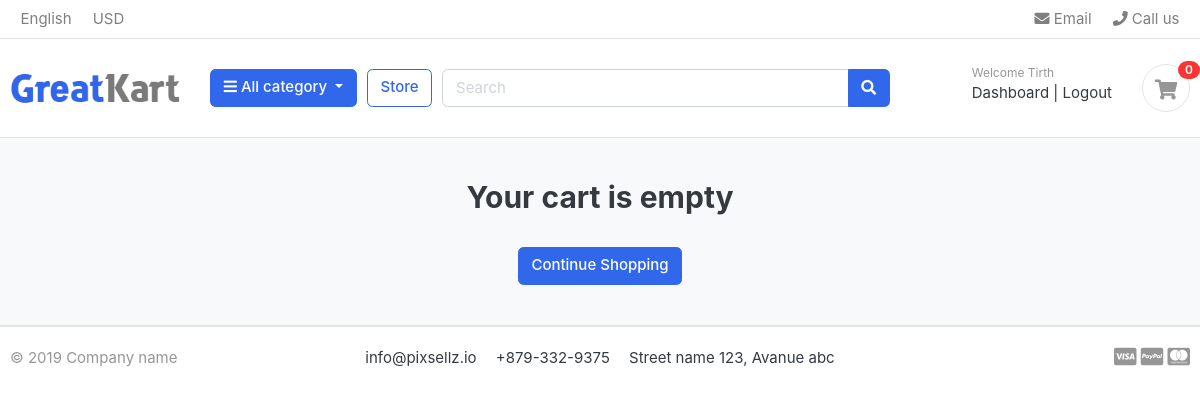
Before: /cart/ (signed in) with the older database file.
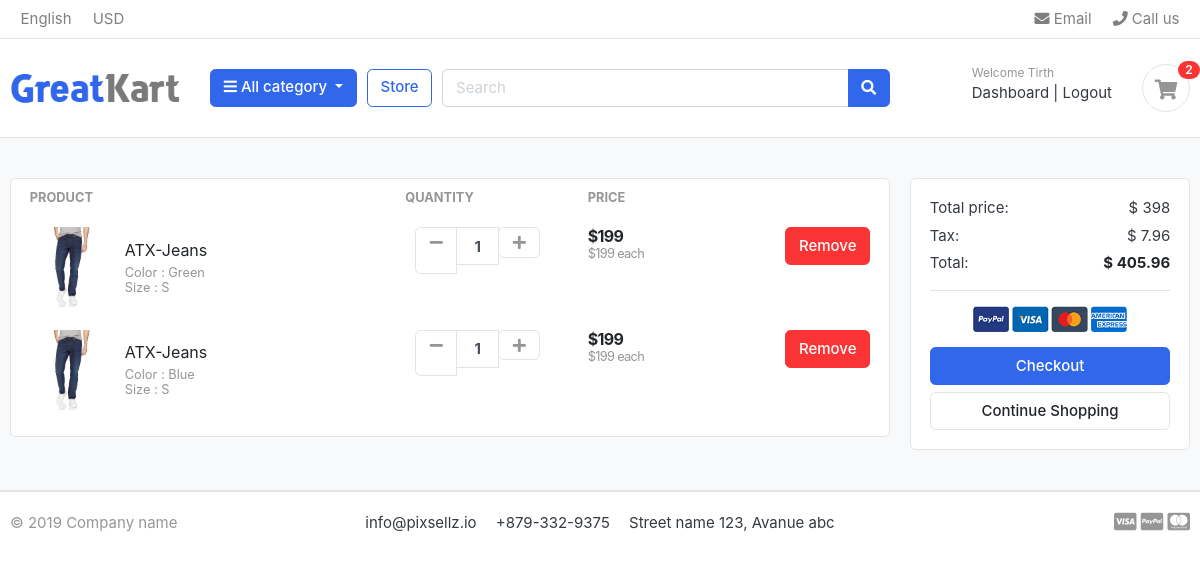
After: the same page with the newer database file.
### accounts/models.py (models this page shows, shortened)
class Account(AbstractUser):
    first_name    = models.CharField(max_length=50, blank=True)
    last_name     = models.CharField(max_length=50, blank=True)
    username      = models.CharField(max_length=50, unique=True)
    email         = models.EmailField(max_length=100, unique=True)
    phone_number  = models.CharField(max_length=50, blank=True)
    date_joined   = models.DateTimeField(auto_now_add=True)
    last_login    = models.DateTimeField(auto_now=True)
    is_admin      = models.BooleanField(default=False)
    is_staff      = models.BooleanField(default=False)
    is_active     = models.BooleanField(default=False)
    is_superadmin = models.BooleanField(default=False)
    USERNAME_FIELD = 'email'
    REQUIRED_FIELDS = ['username' , 'first_name', 'last_name']
    objects = MyAccountManager()
    class Meta:
        verbose_name = 'Account'

### carts/models.py (models this page shows, shortened)
class CartItem(models.Model):
    user = models.ForeignKey(Account, on_delete=models.CASCADE, null=True)  # Link to User model
    product = models.ForeignKey(Product, on_delete=models.CASCADE)
    variations = models.ManyToManyField(Variation, blank=True)  # to store variations of the product
    cart = models.ForeignKey(Cart, on_delete=models.CASCADE, null=True)
    quantity = models.IntegerField()
    is_active = models.BooleanField(default=True)
    def sub_total(self):
        return self.product.price * self.quantity

### store/models.py (models this page shows, shortened)
class Product(models.Model):
    product_name         = models.CharField(max_length=200, unique=True)
    slug         = models.SlugField(max_length=200, unique=True)
    description          = models.TextField(max_length=500, blank=True)
    price                = models.IntegerField()
    images               = models.ImageField(upload_to='photos/products')
    stock                = models.IntegerField()
    is_available         = models.BooleanField(default=True)
    category             = models.ForeignKey('category.Category', on_delete=models.CASCADE)
    created_date         = models.DateTimeField(auto_now_add=True)
    modified_date        = models.DateTimeField(auto_now=True)
    def get_url(self):
        return reverse('product_detail', args=[self.category.slug, self.slug])

class Variation(models.Model):
    product = models.ForeignKey(Product, on_delete=models.CASCADE)
    variation_category = models.CharField(max_length=100, choices=variation_category_choices)
    variation_value = models.CharField(max_length=100)
    is_active = models.BooleanField(default=True)
    created_date = models.DateTimeField(auto_now_add=True)
    objects = VariationManager()

### carts/views.py (the view)
# urls.py: path('',views.cart, name='cart'),
def cart(request, total=0, quantity=0, cart_items=None):
    try:
        tax = 0
        grand_total = 0
        if request.user.is_authenticated:
            cart_items = CartItem.objects.filter(user=request.user, is_active=True)
        else:
            cart = Cart.objects.get(cart_id=_cart_id(request))
            cart_items = CartItem.objects.filter(cart=cart, is_active=True)
        for cart_item in cart_items:
            total += (cart_item.product.price * cart_item.quantity)
            quantity += cart_item.quantity
        tax = (2 * total)/100
        grand_total = total + tax
    except ObjectDoesNotExist:
        pass #just ignore
    context = {
        'total': total,
        'quantity': quantity,
        'cart_items': cart_items,
        'tax'       : tax,
        'grand_total': grand_total,
    }
    return render(request, 'store/cart.html', context)

### templates/store/cart.html (shortened to what this page needs)
{% extends 'base.html' %}
{% load static %}
{% block content %}
<section class="section-content padding-y bg">
    <div class="container">
    {% if not cart_items %}
    <h2 class="text-center">Your cart is empty</h2>
    <br>
    <div class="text-center">
        <a href="{% url 'store' %}" class="btn btn-primary">Continue Shopping</a>
    </div>
    {% else %}
        <div class="row">
            <aside class="col-lg-9">
                <div class="card">
                    <table class="table table-borderless table-shopping-cart">
                        <thead class="text-muted">
                            <tr class="small text-uppercase">
                                <th scope="col">Product</th>
                                <th scope="col" width="120">Quantity</th>
                                <th scope="col" width="120">Price</th>
                                <th scope="col" class="text-right" width="200"> </th>
                            </tr>
                        </thead>
                        <tbody>
                            {% for item in cart_items %}
                            <tr>
                                <td>
                                    <figure class="itemside align-items-center">
                                        <div class="aside"><img src="{{ item.product.images.url }}" class="img-sm">
                                        </div>
                                        <figcaption class="info">
                                            <a href="{{ item.product.get_url }}" class="title text-dark">{{ item.product.product_name }}</a>
                                         <p class="text-muted small">
                                            {% if item.variations.all %}
                                                {% for variation in item.variations.all %}
                                                   {{ variation.variation_category | capfirst }} : {{ variation.variation_value | capfirst }} <br>
                                                {% endfor %}
                                            {% endif %}
                                        </p>
                                        </figcaption>
                                    </figure>
                                </td>
                                <td>
                                    <div class="col">
                                        <div class="input-group input-spinner">
                                            <div class="input-group-prepend">
                                                <a href="{% url 'remove_cart' item.product.id item.id %}" class="btn btn-light" type="button" id="button-plus"> <i
                                                        class="fa fa-minus"></i>
                                                </a>
                                            </div>
                                            <input type="text" class="form-control" value="{{item.quantity}}"
                                                id="input-spinner">
                                            <div class="input-group-append">
                                                <form action="{% url 'add_cart' item.product.id %}" method="post">
                                                    <button type="submit" class="btn btn-light" id="button-minus">
                                                        <i class="fa fa-plus"></i>
                                                    </button>
                                                </form>
                                            </div>
                                        </div>
                                    </div>
                                </td>
                                <td>
                                    <div class="price-wrap">
                                        <var class="price">${{ item.sub_total }}</var>
                                        <small class="text-muted">${{ item.product.price }} each</small>
                                    </div>
                                </td>
                                <td class="text-right">
                                    <a href="{% url 'remove_cart_item' item.product.id item.id %}" onclick="return confirm('Are you sure you want to remove this item?');" class="btn btn-danger"> Remove</a>
                                </td>
                            </tr>
                            {% endfor %}
                        </tbody>
                    </table>
                </div>
            </aside>
            <aside class="col-lg-3">
                <div class="card">
                    <div class="card-body">
                        <dl class="dlist-align">
                            <dt>Total price:</dt>
                            <dd class="text-right">$ {{ total }}</dd>
                        </dl>
                        <dl class="dlist-align">
                            <dt>Tax:</dt>
                            <dd class="text-right"> $ {{ tax }}</dd>
                        </dl>
                        <dl class="dlist-align">
                            <dt>Total:</dt>
                            <dd class="text-right text-dark b"><strong>$ {{ grand_total }}</strong></dd>
                        </dl>
                        <hr>
                        <p class="text-center mb-3">
                            <img src="{% static 'images/misc/payments.png' %}" height="26">
                        </p>
                        <a href="{% url 'checkout' %}" class="btn btn-primary btn-block"> Checkout </a>
                        <a href="{% url 'store' %}" class="btn btn-light btn-block">Continue Shopping</a>
                    </div>
                </div>
            </aside>
        </div>
    {% endif %}
    </div>
</section>
{% endblock %}

### templates/base.html (shortened to what this page needs)
{% load static %}
<html lang="en">
<head>
    <link href="{% static 'css/bootstrap.css' %}" rel="stylesheet" type="text/css" />
    <link href="{% static 'fonts/fontawesome/css/all.min.css' %}" type="text/css" rel="stylesheet">
    <link href="{% static 'css/ui.css' %}" rel="stylesheet" type="text/css" />
    <link href="{% static 'css/responsive.css' %}" rel="stylesheet" media="only screen and (max-width: 1200px)" />
</head>
<body>
    {% include 'includes/navbar.html' %}
    {% block content %}{% endblock %}
    {% include 'includes/footer.html' %}

### templates/includes/navbar.html (shortened to what this page needs)
{% load static %}
<header class="section-header">
    <nav class="navbar p-md-0 navbar-expand-sm navbar-light border-bottom">
        <div class="container">
            <div class="collapse navbar-collapse" id="navbarTop4">
                <ul class="navbar-nav mr-auto">
                    <li class="nav-item dropdown">
                        <a href="#" class="nav-link"> English </a>
                    </li>
                    <li class="nav-item dropdown">
                        <a href="#" class="nav-link"> USD </a>
                    </li>
                </ul>
                <ul class="navbar-nav">
                    <li><a href="#" class="nav-link"> <i class="fa fa-envelope"></i> Email </a></li>
                    <li><a href="#" class="nav-link"> <i class="fa fa-phone"></i> Call us </a></li>
                </ul>
            </div>
        </div>
    </nav>
    <section class="header-main border-bottom">
        <div class="container">
            <div class="row align-items-center">
                <div class="col-lg-2 col-md-3 col-6">
                    <a href="{% url 'home' %}" class="brand-wrap">
                        <img class="logo" src="{% static 'images/logo.png' %}" alt="GreatKart Logo">
                    </a>
                </div>
                <div class="col-lg col-sm col-md col-6 flex-grow-0">
                    <div class="category-wrap dropdown d-inline-block float-right">
                        <button type="button" class="btn btn-primary dropdown-toggle" data-toggle="dropdown">
                            <i class="fa fa-bars"></i> All category
                        </button>
                    </div>
                </div>
                <a href="{% url 'store' %}" class="btn btn-outline-primary">Store</a>
                <div class="col-lg mt-3 col-sm-12 col">
                    <form action="{% url 'search' %}" class="search" method="get">
                        <div class="input-group w-100">
                            <input type="text" class="form-control" style="width:60%;" placeholder="Search" name="keyword">
                            <div class="input-group-append">
                                <button class="btn btn-primary" type="submit">
                                    <i class="fa fa-search"></i>
                                </button>
                            </div>
                        </div>
                    </form>
                </div>
                <div class="col-lg-3 col-sm-6 col-8 order-2 order-lg-3">
                    <div class="d-flex justify-content-end mb-3 mb-lg-0">
                        {% if user.is_authenticated %}
                        <div class="widget-header">
                            <small class="title text-muted">Welcome {{ user.first_name }}</small>
                            <div>
                                <a href="{% url 'dashboard' %}">Dashboard</a> <span class="dark-transp"> | </span>
                                <a href="{% url 'logout' %}">Logout</a>
                            </div>
                        </div>
                        {% endif %}
                        <a href="{% url 'cart' %}" class="widget-header pl-3 ml-3">
                            <div class="icon icon-sm icon-center rounded-circle border"><i class="mt-3 fa fa-shopping-cart"></i>
                            </div>
                            <span class="badge badge-pill badge-danger notify">{{ cart_count }}</span>
                        </a>
                    </div>
                </div>
            </div>
        </div>
    </section>
</header>

### templates/includes/footer.html
<footer class="section-footer border-top">
    <div class="container">
        <section class="footer-bottom border-top row">
            <div class="col-md-2">
                <p class="text-muted"> &copy 2019 Company name </p>
            </div>
            <div class="col-md-8 text-md-center">
                <span class="px-2">info@pixsellz.io</span>
                <span class="px-2">+879-332-9375</span>
                <span class="px-2">Street name 123, Avanue abc</span>
            </div>
            <div class="col-md-2 text-md-right text-muted">
                <i class="fab fa-lg fa-cc-visa"></i>
                <i class="fab fa-lg fa-cc-paypal"></i>
                <i class="fab fa-lg fa-cc-mastercard"></i>
            </div>
        </section>
    </div>
</footer>

Changed rows visible on the page:
added CartItem: product.images (picture), product.product_name "ATX-Jeans", quantity "1", sub_total "199", product.price "199"
now on this page (row unchanged): Variation: variation_category "Color", variation_value "Green", shown under "ATX-Jeans"
now on this page (row unchanged): Variation: variation_category "Size", variation_value "S"
added CartItem: product.images (picture), product.product_name "ATX-Jeans", quantity "1", sub_total "199", product.price "199"
now on this page (row unchanged): Variation: variation_category "Color", variation_value "Blue", shown under "ATX-Jeans"
Other visible differences:
{{ cart_count }}: "0" → "2"
{{ total }}: (not shown) → "398"
{{ tax }}: (not shown) → "7.96"
{{ grand_total }}: (not shown) → "405.96"
text no longer shown: "Your cart is empty"
text now shown: "PRODUCT QUANTITY PRICE Total price: $ Tax: $ Total: $ Checkout"
